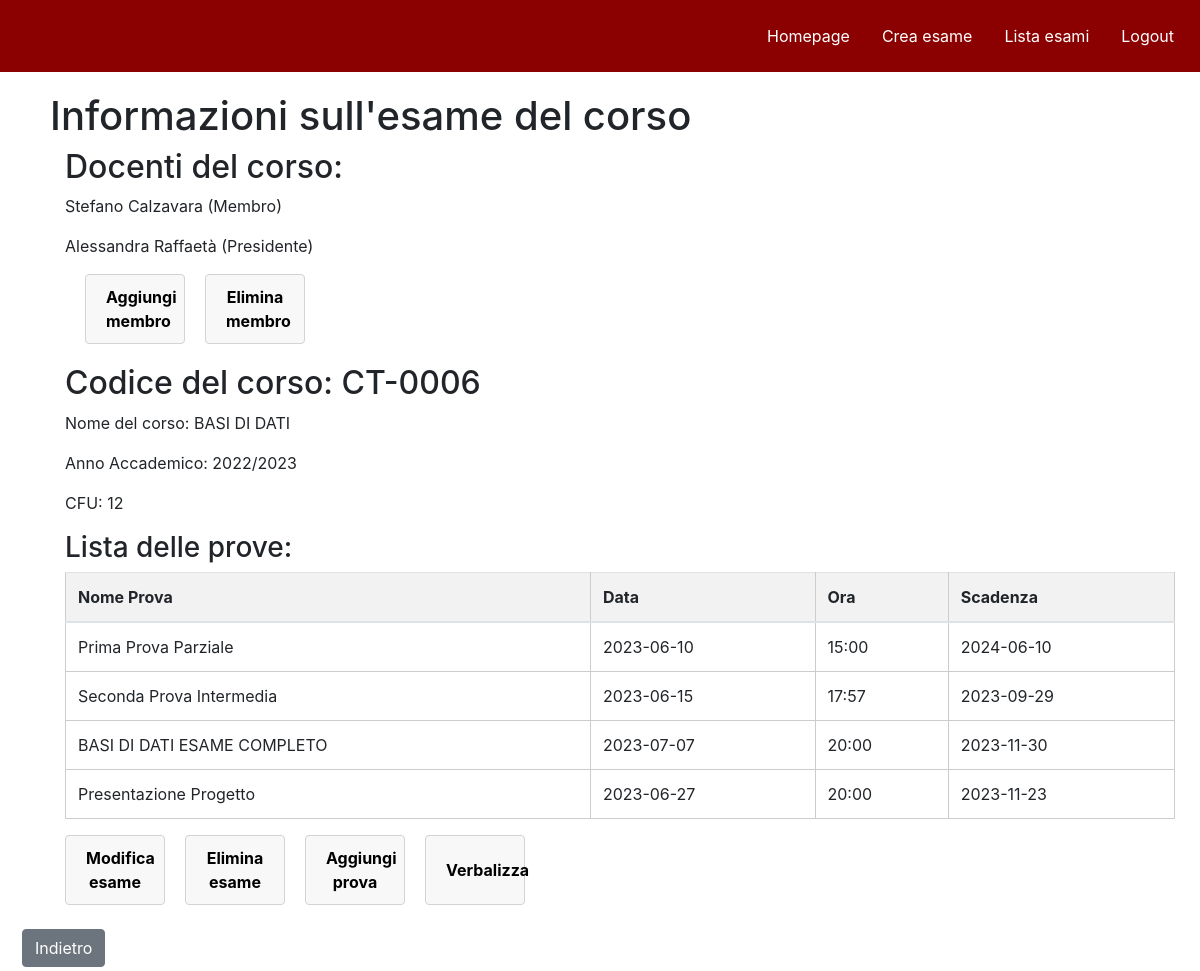
/exam_page?idE=CT-0006 (signed in), run on the app's committed database.
### db_setup.py (models this page shows, shortened)
class Docente(UserMixin, db.Model):
    idD = db.Column(db.String(100), primary_key=True, unique = True)
    nome = db.Column(db.String(100))
    cognome = db.Column(db.String(100))
    email = db.Column(db.String(100), unique = True)
    password = db.Column(db.String(100))

class Esame( db.Model):
    idE = db.Column(db.String(100), primary_key=True, unique = True)
    nome = db.Column(db.String(100))
    anno_accademico = db.Column(db.String(100))
    cfu = db.Column(db.Integer)

class Prova( db.Model ):
    idP = db.Column(db.String(100), primary_key=True)
    nome_prova = db.Column(db.String(100))
    tipo_prova = db.Column(Enum('scritto', 'orale', 'pratico', 'completo'), name='tipo_prova')
    tipo_voto = db.Column(db.String(100))
    percentuale = db.Column(db.Integer)
    data = db.Column(db.Date)
    ora_prova = db.Column(db.String(100))
    data_scadenza = db.Column(db.Date)
    idE = db.Column(db.String(100), db.ForeignKey('esame.idE'))
    idD = db.Column(db.Integer, db.ForeignKey('docente.idD'))

### routes.py (the view)
@bp.route('/exam_page', methods=['GET', 'POST'])
@login_required
def exam_page():
    from db_setup import Esame, Docente, Prova, db, Creazione_esame
    idE = request.args.get('idE')
    esame = Esame.query.filter_by(idE=idE).first()
    lista_docenti = db.session.query(Docente).join(Creazione_esame).filter(Creazione_esame.idE == idE).all()
    lista_prove = db.session.query(Prova).filter(Prova.idE == idE).all()
    docenti_roles = (
        db.session.query(Docente, Creazione_esame.ruolo_docente)
        .join(Creazione_esame)
        .filter(Creazione_esame.idE == idE)
        .all()
    )
    user_role = (
        db.session.query(Creazione_esame.ruolo_docente)
        .filter(Creazione_esame.idE == idE, Creazione_esame.idD == current_user.idD)
        .scalar()
    )
    return flask.render_template('exam_page.html', esame=esame, lista_prove=lista_prove, lista_docenti=lista_docenti, docenti_roles=docenti_roles, user_role=user_role)

### routes.py (called while the page is built)
@login_manager.user_loader
def load_user(user_id):
    from db_setup import Docente
    return Docente.query.get(user_id)

### app/templates/exam_page.html (shortened to what this page needs)
<!DOCTYPE html>
<html lang="en">
<head>
    <link rel="stylesheet" href="../static/exam_page.css">
    <link rel="stylesheet" href="../static/goback.css">
    <link rel="stylesheet" href="../static/navbar.css">
    <link rel="stylesheet" href="https://maxcdn.bootstrapcdn.com/bootstrap/4.5.2/css/bootstrap.min.css">
</head>
<body>
    <ul>
        <li style="float:right"><a href="{{ url_for('routes.login') }}">Logout</a></li>
        <li style="float:right"><a href="{{ url_for('routes.view_exams') }}">Lista esami</a></li>
        <li style="float:right"><a href="{{ url_for('routes.create_exam') }}">Crea esame</a></li>
        <li style="float:right"><a href="{{ url_for('routes.homepage') }}">Homepage</a></li>
    </ul>
    <div id="Informazioni" class="container">
        <h1>Informazioni sull'esame del corso</h1>
    </div>
    <div id="Exam_Details" class="container">
        <h2>Docenti del corso:</h2>
        {% for docente, role_name in docenti_roles %}
            <p>{{ docente.nome }} {{ docente.cognome }} ({{ role_name }})</p>
        {% endfor %}
        {% if user_role == "Presidente" %}
            <div class="button-container">
                <button id="button_exam" type="button" onclick="window.location.href='{{url_for('routes.docenti_list', idE=esame.idE )}}'" class="btn btn-primary">Aggiungi membro</button>
                <button id="button_exam" type="button" onclick="window.location.href='{{url_for('routes.docenti_list_del', idE=esame.idE )}}'" class="btn btn-danger">Elimina membro</button>
            </div>
        {% endif %}
        <h2>Codice del corso: {{ esame.idE }}</h2>
        <p>Nome del corso: {{ esame.nome }}</p>
        <p>Anno Accademico: {{ esame.anno_accademico }}</p>
        <p>CFU: {{ esame.cfu }}</p>
    </div>
    <div id="ListaProve" class="container">
        <h3>Lista delle prove:</h3>
        <table class="table">
            <thead>
                <tr>
                    <th>Nome Prova</th>
                    <th>Data</th>
                    <th>Ora</th>
                    <th>Scadenza</th>
                </tr>
            </thead>
            <tbody>
                {% for prova in lista_prove %}
                    <tr onclick="window.location.href='{{url_for('routes.prova_page', idP=prova.idP)}}'">
                        <td>{{ prova.nome_prova }}</td>
                        <td>{{ prova.data }}</td>
                        <td>{{ prova.ora_prova }}</td>
                        <td>{{ prova.data_scadenza }}</td>
                    </tr>
                {% endfor %}
            </tbody>
        </table>
    </div>
    <div class="container button-container">
        <button id="button_exam" type="button" onclick="window.location.href='{{url_for('routes.modify_exam', idE=esame.idE)}}'" class="btn btn-primary">Modifica esame</button>
        <button id="button_exam" type="button" onclick="confirmDelete()" class="btn btn-danger">Elimina esame</button>
        <button id="button_exam" type="button" onclick="window.location.href='{{url_for('routes.create_test', idE=esame.idE)}}'" class="btn btn-primary">Aggiungi prova</button>
        <button id="button_exam" type="button" onclick="window.location.href='{{url_for('routes.verbalizza', idE=esame.idE)}}'" class="btn btn-primary">Verbalizza</button>
    </div>
    <button id="goback" onclick="goBack()" class="button-goback btn btn-secondary">Indietro</button>
</body>
</html>

### app/static/exam_page.css (style rules this page uses)
#Informazioni { margin-top: 20px; padding-left: 20px; }
#Exam_Details, #ListaProve, #Test_Details, #ListaStudentiIscritti { position: relative; left:20px; }
#button_exam { padding: 10px 20px; cursor: pointer; font-weight: bold; max-width: 100px; position:relative; left:20px; background-color: #f8f8f8; color: black; border: 1px solid lightgrey; }
.button-container { display: flex; gap: 10px; margin-bottom: 10px; }
table { width: 90%; border-collapse: collapse; }
th, td { text-align: left; border-bottom: 1px solid #ddd; padding: 8px; }
th { background-color: #f2f2f2; }

### app/static/goback.css (style rules this page uses)
.button-goback { background-color: #f44336; color: white; border: none; padding: 10px 20px; text-align: center; text-decoration: none; display: inline-block; font-size: 16px; margin: 4px 2px; cursor: pointer; position: relative; left: 20px; }

### app/static/navbar.css (style rules this page uses)
body { background-color: #f2f2f2; font-family: Arial, sans-serif; margin: 0; padding: 0; }
ul { padding: 10px; background-color: #8B0000; list-style-type: none; margin: 0; overflow: hidden; }
li { float: left; }
li a { color: #fff; text-align: center; display: block; padding: 14px 16px; text-decoration: none; }

### app/templates/exam_page.html (style rules this page uses)
.button-container { margin-bottom: 20px; }
#button_exam { margin-right: 10px; }
table { width: 100%; border-collapse: collapse; }
table, th, td { border: 1px solid #ccc; }
th, td { padding: 10px; text-align: left; }

### data on the page
Docente: nome "Stefano", cognome "Calzavara", role_name "Membro"
Docente: nome "Alessandra", cognome "Raffaetà", role_name "Presidente"
Esame: idE "CT-0006", nome "BASI DI DATI", anno_accademico "2022/2023", cfu "12"
Prova: nome_prova "Prima Prova Parziale", data "2023-06-10", ora_prova "15:00", data_scadenza "2024-06-10"
Prova: nome_prova "Seconda Prova Intermedia", data "2023-06-15", ora_prova "17:57", data_scadenza "2023-09-29"
Prova: nome_prova "BASI DI DATI ESAME COMPLETO", data "2023-07-07", ora_prova "20:00", data_scadenza "2023-11-30"
Prova: nome_prova "Presentazione Progetto", data "2023-06-27", ora_prova "20:00", data_scadenza "2023-11-23"
